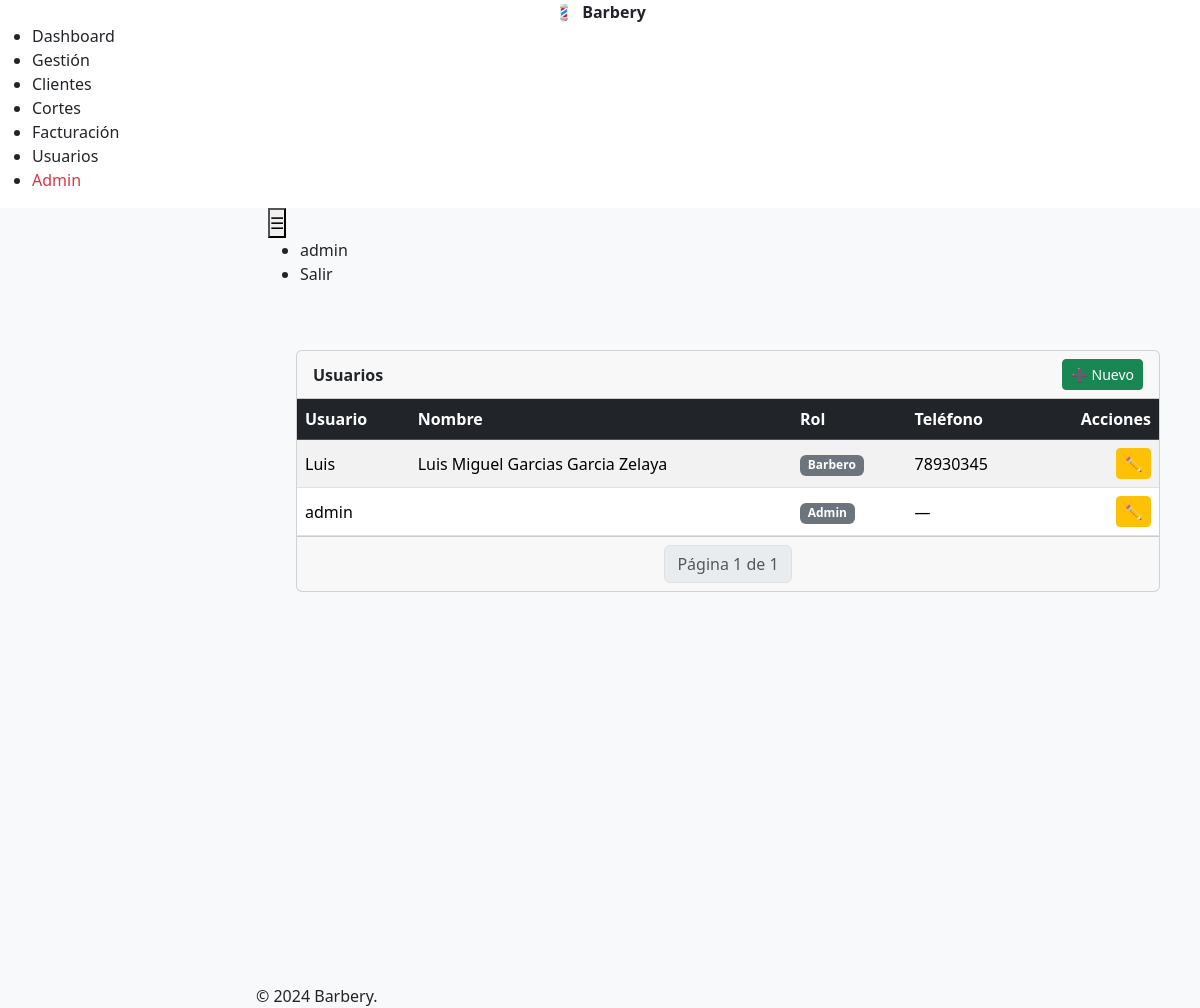
The app's page /users/users/ (signed in), older data.
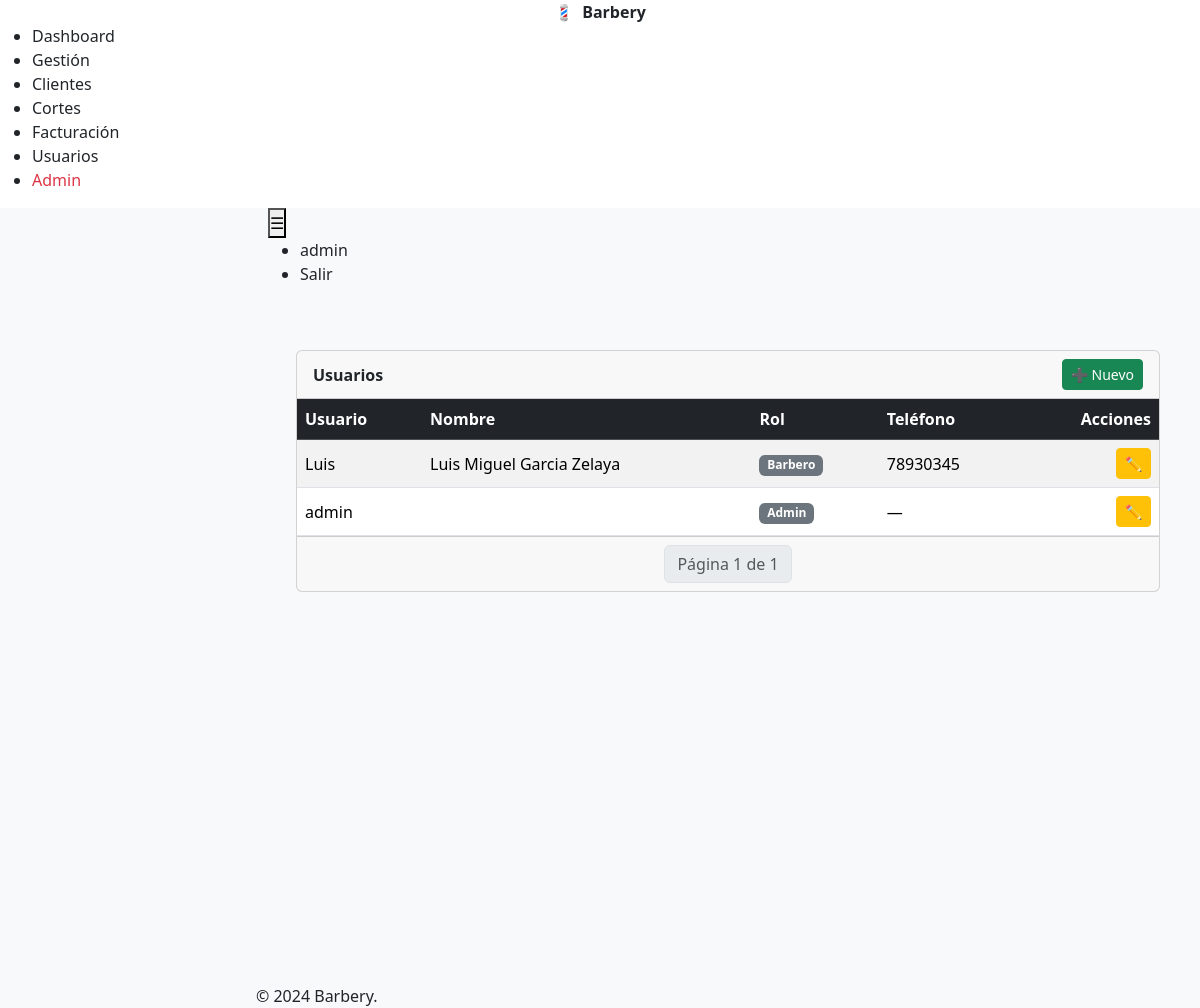
The same page, newer data.
### users/models.py (models this page shows, shortened)
class User(AbstractUser):
    ROL_CHOICES = [
        ('ADMIN', 'Admin'),
        ('CAJERO', 'Cajero'),
        ('BARBERO', 'Barbero'),
        ('ESTILISTA', 'Estilista'),
    ]
    pass
    nombre = models.CharField(max_length=150, blank=True)
    apellido = models.CharField(max_length=150, blank=True)
    telefono = models.CharField(max_length=30, blank=True)
    identidad = models.CharField(max_length=100, blank=True)
    direccion = models.TextField(blank=True)
    rol = models.CharField(max_length=20, choices=ROL_CHOICES, default='CAJERO')

### users/views.py (the view, shortened to what this page needs)
# urls.py: path('users/', users_view, name='users'),
@login_required
@role_required(['ADMIN'])
def users_view(request):
    users_qs = User.objects.all().order_by('username')
    paginator = Paginator(users_qs, 10)
    page_number = request.GET.get('page')
    users = paginator.get_page(page_number)
    create_form = UserCreateForm(request.POST or None, prefix='create')
    for user in users:
        user.edit_form = UserUpdateForm(instance=user, prefix=f'edit-{user.id}')
    context = {
        'users': users,
        'create_form': create_form,
    }
    return render(request, 'users/list.html', context)

### templates/users/list.html (shortened to what this page needs)
{% extends "base.html" %}
{% block content %}
<div class="container-fluid">
  <div class="row">
    <div class="col-12">
      <div class="card">
        <div class="card-header d-flex justify-content-between align-items-center">
          <strong>Usuarios</strong>
          <button type="button" class="btn btn-sm btn-success"
                  data-coreui-toggle="modal" data-coreui-target="#createUserModal">
            ➕ Nuevo
          </button>
        </div>
        <div class="card-body p-0">
          <table class="table table-striped table-hover mb-0 align-middle">
            <thead class="table-dark">
              <tr>
                <th>Usuario</th>
                <th>Nombre</th>
                <th>Rol</th>
                <th>Teléfono</th>
                <th class="text-end">Acciones</th>
              </tr>
            </thead>
            <tbody>
              {% for u in users %}
              <tr>
                <td>{{ u.username }}</td>
                <td>{{ u.nombre }} {{ u.apellido }}</td>
                <td><span class="badge bg-secondary">{{ u.get_rol_display }}</span></td>
                <td>{{ u.telefono|default:"—" }}</td>
                <td class="text-end">
                  <button class="btn btn-sm btn-warning"
                          data-coreui-toggle="modal"
                          data-coreui-target="#editUserModal{{ u.id }}">
                    ✏️
                  </button>
                </td>
              </tr>
              {% empty %}
              <tr><td colspan="5" class="text-center text-muted">No hay usuarios registrados</td></tr>
              {% endfor %}
            </tbody>
          </table>
        </div>
        <div class="card-footer">
          <nav aria-label="Page navigation">
            <ul class="pagination justify-content-center mb-0">
              <li class="page-item disabled"><span class="page-link">Página {{ users.number }} de {{ users.paginator.num_pages }}</span></li>
            </ul>
          </nav>
        </div>
      </div>
    </div>
  </div>
</div>
{% endblock %}

Row changes from the older to the newer data that the page shows:
changed User "Luis": nombre "Luis Miguel Garcias" → "Luis Miguel"
